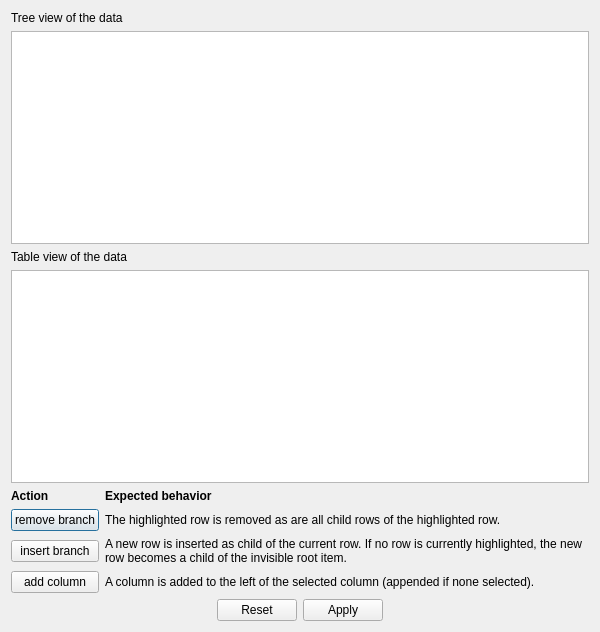
<?xml version="1.0" encoding="UTF-8"?>
<ui version="4.0">
    <class>TestDialog</class>
    <widget class="QDialog" name="TestDialog">
        <property name="geometry">
            <rect>
                <x>0</x>
                <y>0</y>
                <width>600</width>
                <height>632</height>
            </rect>
        </property>
        <property name="windowTitle">
            <string>TestDialog</string>
        </property>
        <layout class="QVBoxLayout" name="verticalLayout">
            <item>
                <widget class="QLabel" name="label_2">
                    <property name="text">
                        <string>Tree view of the data</string>
                    </property>
                </widget>
            </item>
            <item>
                <widget class="QTreeView" name="treeView">
                    <property name="dragEnabled">
                        <bool>true</bool>
                    </property>
                    <property name="dragDropMode">
                        <enum>QAbstractItemView::DragDrop</enum>
                    </property>
                    <property name="defaultDropAction">
                        <enum>Qt::CopyAction</enum>
                    </property>
                    <property name="selectionMode">
                        <enum>QAbstractItemView::ContiguousSelection</enum>
                    </property>
                    <property name="selectionBehavior">
                        <enum>QAbstractItemView::SelectItems</enum>
                    </property>
                    <property name="uniformRowHeights">
                        <bool>true</bool>
                    </property>
                </widget>
            </item>
            <item>
                <widget class="QLabel" name="label">
                    <property name="text">
                        <string>Table view of the data</string>
                    </property>
                </widget>
            </item>
            <item>
                <widget class="QTableView" name="tableView">
                    <property name="selectionMode">
                        <enum>QAbstractItemView::ExtendedSelection</enum>
                    </property>
                    <property name="selectionBehavior">
                        <enum>QAbstractItemView::SelectRows</enum>
                    </property>
                </widget>
            </item>
            <item>
                <layout class="QGridLayout" name="gridLayout">
                    <item row="0" column="0">
                        <widget class="QLabel" name="label_3">
                            <property name="font">
                                <font>
                                    <weight>75</weight>
                                    <bold>true</bold>
                                </font>
                            </property>
                            <property name="text">
                                <string>Action</string>
                            </property>
                        </widget>
                    </item>
                    <item row="0" column="1">
                        <widget class="QLabel" name="label_4">
                            <property name="font">
                                <font>
                                    <weight>75</weight>
                                    <bold>true</bold>
                                </font>
                            </property>
                            <property name="text">
                                <string>Expected behavior</string>
                            </property>
                        </widget>
                    </item>
                    <item row="1" column="0">
                        <widget class="QPushButton" name="removeButton">
                            <property name="text">
                                <string>remove branch</string>
                            </property>
                        </widget>
                    </item>
                    <item row="1" column="1">
                        <widget class="QLabel" name="label_5">
                            <property name="sizePolicy">
                                <sizepolicy hsizetype="Expanding" vsizetype="Preferred">
                                    <horstretch>0</horstretch>
                                    <verstretch>0</verstretch>
                                </sizepolicy>
                            </property>
                            <property name="text">
                                <string>The highlighted row is removed as are all child rows of the highlighted row.</string>
                            </property>
                            <property name="wordWrap">
                                <bool>true</bool>
                            </property>
                        </widget>
                    </item>
                    <item row="2" column="0">
                        <widget class="QPushButton" name="insertButton">
                            <property name="text">
                                <string>insert branch</string>
                            </property>
                        </widget>
                    </item>
                    <item row="2" column="1">
                        <widget class="QLabel" name="label_6">
                            <property name="sizePolicy">
                                <sizepolicy hsizetype="Expanding" vsizetype="Preferred">
                                    <horstretch>0</horstretch>
                                    <verstretch>0</verstretch>
                                </sizepolicy>
                            </property>
                            <property name="text">
                                <string>A new row is inserted as child of the current row. If no row is currently highlighted, the new row becomes a child of the invisible root item.</string>
                            </property>
                            <property name="wordWrap">
                                <bool>true</bool>
                            </property>
                        </widget>
                    </item>
                    <item row="3" column="0">
                        <widget class="QPushButton" name="addColButton">
                            <property name="text">
                                <string>add column</string>
                            </property>
                        </widget>
                    </item>
                    <item row="3" column="1">
                        <widget class="QLabel" name="label_7">
                            <property name="text">
                                <string>A column is added to the left of the selected column (appended if none selected).</string>
                            </property>
                            <property name="wordWrap">
                                <bool>true</bool>
                            </property>
                        </widget>
                    </item>
                </layout>
            </item>
            <item>
                <widget class="QDialogButtonBox" name="buttonBox">
                    <property name="locale">
                        <locale language="English" country="UnitedStates"/>
                    </property>
                    <property name="standardButtons">
                        <set>QDialogButtonBox::Apply|QDialogButtonBox::Reset</set>
                    </property>
                    <property name="centerButtons">
                        <bool>true</bool>
                    </property>
                </widget>
            </item>
        </layout>
    </widget>
    <layoutdefault spacing="6" margin="11"/>
    <resources/>
    <connections/>
</ui>
